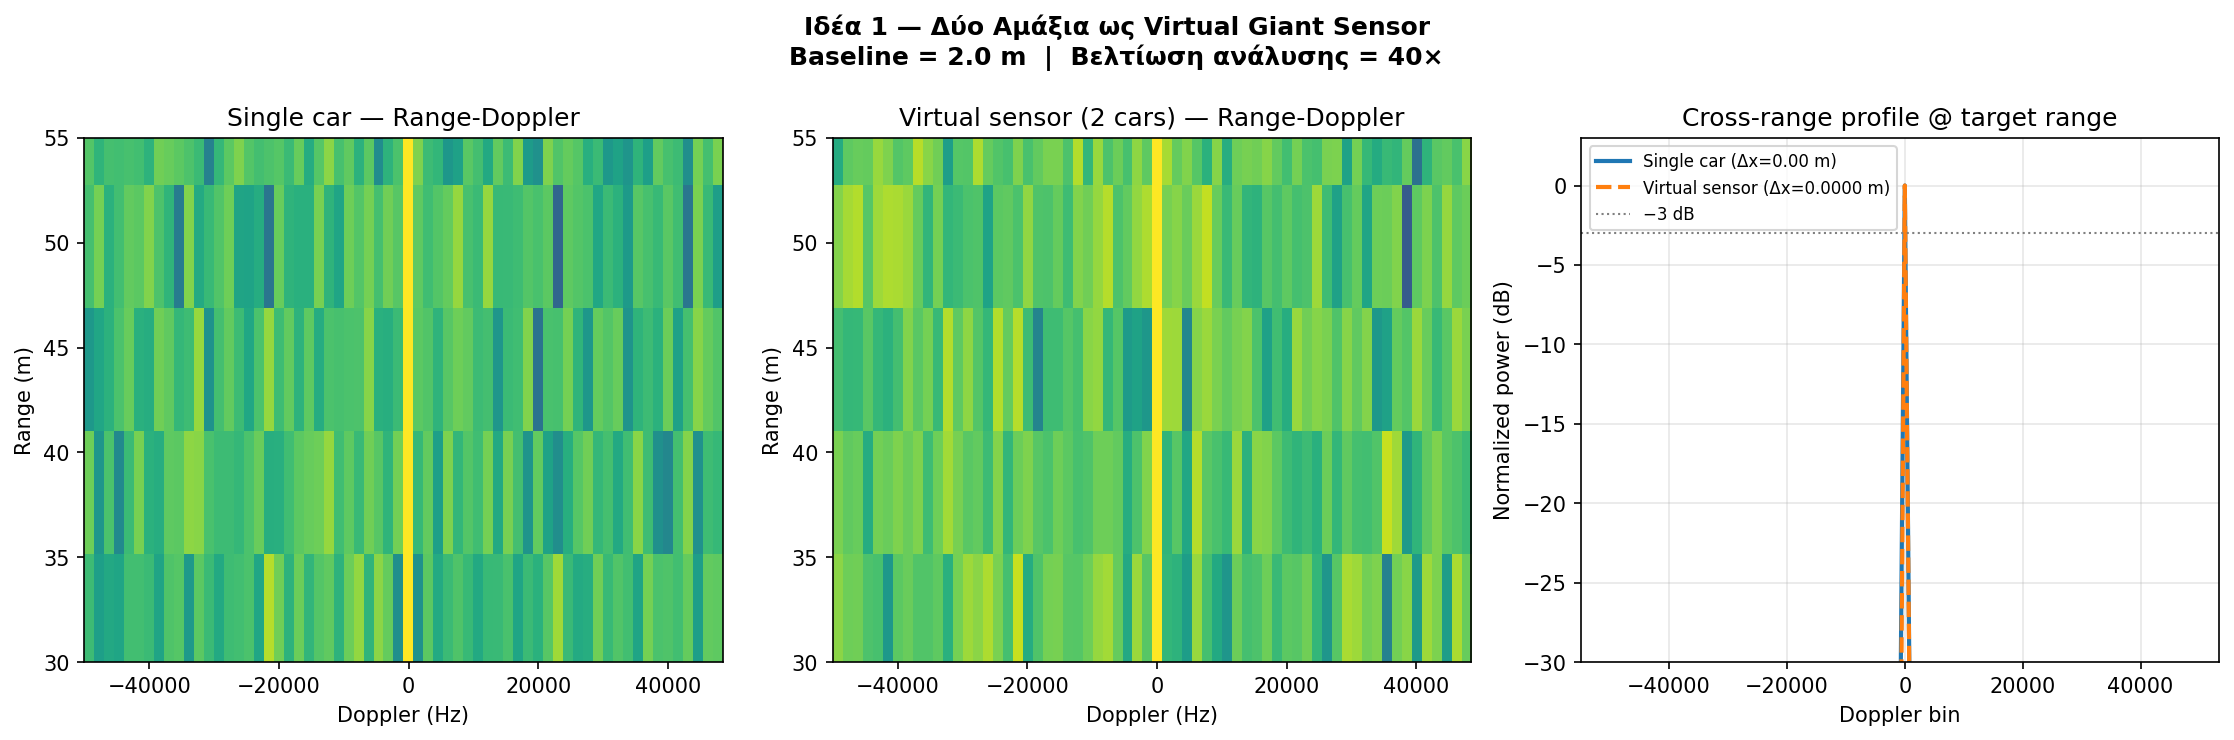

This figure's Python source:
import matplotlib
matplotlib.use("Agg")
# -*- coding: utf-8 -*-
"""
ΙΔΕΑ 1 — Δύο Αμάξια ως Virtual Giant Sensor (Synthetic Aperture)
=================================================================
Δύο αυτοκίνητα με FMCW laser headlamps ενώνουν τα σήματά τους
σαν ένα μεγαλύτερο aperture (Synthetic Aperture Radar / SAR).

Θεωρία
------
Ένα μόνο αμάξι έχει aperture D → angular resolution θ = λ/D
Δύο αμάξια με baseline B → virtual aperture = B → θ_virtual = λ/B

Αν B >> D, η angular resolution βελτιώνεται κατά B/D φορές.

Για range resolution (FMCW): ΔR = c/(2B_chirp)  (αμετάβλητο)
Για cross-range resolution:  Δx = R·λ/L_aperture

Πρακτικό μοντέλο
----------------
Αμάξι Α στο x=0, Αμάξι Β στο x=d_baseline
Κάθε αμάξι μετράει ένα beat signal από τον ίδιο στόχο.
Τα signals συνδυάζονται (coherent combination) για να παράγουν
ένα "virtual" σήμα με διπλή (ή N-πλή) ανάλυση cross-range.
"""

import numpy as np
import matplotlib.pyplot as plt
from scipy.ndimage import uniform_filter

np.random.seed(42)

# ─── Παράμετροι συστήματος ────────────────────────────────────────────────
c       = 3e8          # m/s
fc      = 193.4e12     # Hz  (1551 nm)
lam     = c / fc       # ~1.55e-6 m
B       = 10e9         # Hz  chirp bandwidth
T       = 10e-6        # s   chirp period
mu      = B / T        # Hz/s
N       = 256          # samples per chirp
M       = 64           # chirps per CPI
fs      = 2 * B
dt      = 1 / fs
SNR_dB  = 15
sigma   = np.sqrt(1 / (2 * 10**(SNR_dB/10)))

# ─── Γεωμετρία ────────────────────────────────────────────────────────────
D_aperture   = 0.05    # m  (5 cm, single car aperture)
d_baseline   = 2.0     # m  (απόσταση μεταξύ αμαξιών)
# Virtual aperture ≈ d_baseline

# ─── Στόχοι ───────────────────────────────────────────────────────────────
# Δύο στόχοι κοντά σε γωνία — το single-car δεν τους ξεχωρίζει
targets = [
    {"R": 40.0, "x_cross": -0.3, "v": 0.0},   # στόχος αριστερά
    {"R": 40.0, "x_cross": +0.3, "v": 0.0},   # στόχος δεξιά
    # (ίδια απόσταση, 0.6m cross-range separation)
]

def angular_resolution(aperture_m, range_m):
    """Cross-range resolution Δx = R·λ / L_aperture"""
    return range_m * lam / aperture_m

def build_beat_signal(car_x, targets, M_chirps, N_samp):
    """
    Παράγει M×N beat signal matrix για ένα αμάξι στη θέση car_x.
    Κάθε στόχος συνεισφέρει με phase offset ανάλογο της γεωμετρίας.
    """
    S = np.zeros((N_samp, M_chirps), dtype=complex)
    t = np.arange(N_samp) * dt

    for tgt in targets:
        R  = tgt["R"]
        xc = tgt["x_cross"]
        v  = tgt["v"]

        # Slant range από car_x
        R_slant = np.sqrt(R**2 + (xc - car_x)**2)
        tau     = 2 * R_slant / c
        f_beat  = mu * tau
        f_D     = 2 * v / lam

        for m in range(M_chirps):
            phase_slow = 2 * np.pi * f_D * m * T
            s = np.exp(1j * (2*np.pi*f_beat*t + phase_slow))
            S[:, m] += s

    # AWGN
    S += sigma * (np.random.randn(*S.shape) + 1j*np.random.randn(*S.shape)) / np.sqrt(2)
    return S

# ─── Σήματα από τα δύο αμάξια ─────────────────────────────────────────────
S_carA = build_beat_signal(car_x=0.0,          targets=targets, M_chirps=M, N_samp=N)
S_carB = build_beat_signal(car_x=d_baseline,   targets=targets, M_chirps=M, N_samp=N)

# ─── Range FFT ────────────────────────────────────────────────────────────
def range_fft(S):
    return np.fft.fft(S, axis=0)

RA = range_fft(S_carA)
RB = range_fft(S_carB)

# ─── Coherent combination (virtual aperture) ──────────────────────────────
# Για coherent SAR: phase-align και αθροίζω
# Απλοποιημένο: conjugate multiply (cross-correlation στον aperture axis)
R_virtual = RA + RB   # coherent sum → signal αυξάνει 2×, noise √2× → SNR +3dB
R_single  = RA        # μόνο ένα αμάξι

# ─── Cross-range (Doppler / angle) FFT ────────────────────────────────────
def doppler_fft(R):
    return np.fft.fftshift(np.fft.fft(R, axis=1), axes=1)

RDmap_single  = np.abs(doppler_fft(R_single))**2
RDmap_virtual = np.abs(doppler_fft(R_virtual))**2

# ─── Μετατροπή σε range / cross-range axes ────────────────────────────────
freq_bins   = np.fft.fftfreq(N, dt)[:N//2]
range_axis  = freq_bins * c / (2 * mu)   # meters

doppler_bins   = np.fft.fftshift(np.fft.fftfreq(M, T))
target_R       = targets[0]["R"]
cross_range    = target_R * lam * doppler_bins / (2 * d_baseline)  # approx

# ─── Υπολογισμός ανάλυσης ─────────────────────────────────────────────────
dx_single  = angular_resolution(D_aperture, target_R)
dx_virtual = angular_resolution(d_baseline, target_R)
improvement = dx_single / dx_virtual

print("=" * 64)
print("ΙΔΕΑ 1 — Virtual Giant Sensor (Synthetic Aperture)")
print("=" * 64)
print(f"Baseline μεταξύ αμαξιών:       {d_baseline:.1f} m")
print(f"Single-car aperture:            {D_aperture*100:.0f} cm")
print(f"Virtual aperture:               {d_baseline:.1f} m")
print(f"Target range:                   {target_R:.0f} m")
print(f"Cross-range resolution (single):{dx_single:.3f} m")
print(f"Cross-range resolution (virtual):{dx_virtual:.4f} m")
print(f"Βελτίωση ανάλυσης:              {improvement:.0f}×")
print(f"SNR κέρδος (coherent sum):      +{10*np.log10(2):.1f} dB")

# ─── Figure ───────────────────────────────────────────────────────────────
fig, axes = plt.subplots(1, 3, figsize=(15, 5))
fig.suptitle("Ιδέα 1 — Δύο Αμάξια ως Virtual Giant Sensor\n"
             f"Baseline = {d_baseline} m  |  Βελτίωση ανάλυσης = {improvement:.0f}×",
             fontsize=12, fontweight="bold")

R_idx = np.argmin(np.abs(range_axis - target_R))

# Plot 1: Range-Doppler map single car
ax = axes[0]
ax.imshow(10*np.log10(RDmap_single[:N//2] + 1e-9), aspect="auto",
          extent=[doppler_bins[0], doppler_bins[-1], range_axis[N//4], range_axis[0]],
          cmap="viridis", vmin=-20, vmax=40)
ax.set_xlabel("Doppler (Hz)")
ax.set_ylabel("Range (m)")
ax.set_title("Single car — Range-Doppler")
ax.set_ylim(30, 55)

# Plot 2: Range-Doppler map virtual
ax = axes[1]
ax.imshow(10*np.log10(RDmap_virtual[:N//2] + 1e-9), aspect="auto",
          extent=[doppler_bins[0], doppler_bins[-1], range_axis[N//4], range_axis[0]],
          cmap="viridis", vmin=-20, vmax=40)
ax.set_xlabel("Doppler (Hz)")
ax.set_ylabel("Range (m)")
ax.set_title("Virtual sensor (2 cars) — Range-Doppler")
ax.set_ylim(30, 55)

# Plot 3: Cross-range profile at target range
ax = axes[2]
prof_single  = RDmap_single[R_idx,  :]
prof_virtual = RDmap_virtual[R_idx, :]
norm_s = prof_single  / prof_single.max()
norm_v = prof_virtual / prof_virtual.max()
ax.plot(doppler_bins, 10*np.log10(norm_s  + 1e-9), lw=2, label=f"Single car (Δx={dx_single:.2f} m)")
ax.plot(doppler_bins, 10*np.log10(norm_v  + 1e-9), lw=2, ls="--", label=f"Virtual sensor (Δx={dx_virtual:.4f} m)")
ax.axhline(-3, color="gray", ls=":", lw=1, label="−3 dB")
ax.set_xlabel("Doppler bin")
ax.set_ylabel("Normalized power (dB)")
ax.set_title("Cross-range profile @ target range")
ax.set_ylim(-30, 3)
ax.grid(alpha=0.3)
ax.legend(fontsize=8)

plt.tight_layout()
plt.savefig("/home/claude/iscai_extensions/idea01_virtual_giant_sensor.png", dpi=150, bbox_inches="tight")
plt.close()
print("Saved: idea01_virtual_giant_sensor.png")
